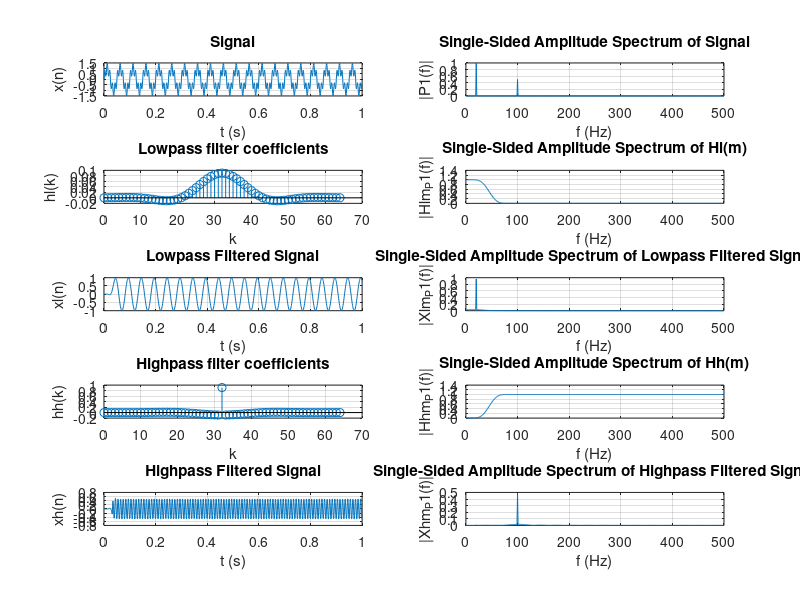

MATLAB code to generate this figure:
close all
clear

%-- common --
Fs = 1000;            % Sampling frequency                    
T = 1/Fs;             % Sampling period       
L = 1000;             % Length of signal
t = (0:L-1)*T;        % Time vector
f1 = 20;
f2 = 100;
fpass = 80;
fstop = 100;
nfir = 64;

%-- signal --
xn = sin(2*pi*f1*t) + 0.5*sin(2*pi*f2*t);

%-- signal fft --
f = Fs*(0:(L/2))/L;
Xm = fft(xn);
P2 = abs(Xm/L);
P1 = P2(1:L/2+1);
P1(2:end-1) = 2*P1(2:end-1);

%-- lowpass filter --
hl_f =   [0 (fpass/Fs) (fstop/Fs) 1];
hl_mag = [1 1          0          0];
hl_k = fir2(nfir,hl_f,hl_mag);

%-- lowpass filter fft --
Hlm = fft( [hl_k zeros(1, L - length(hl_k))] );
Hlm_P2 = abs(Hlm/1);    % don't divide because filter coefficients are already scaled ???
Hlm_P1 = Hlm_P2(1:L/2+1);
Hlm_P1(2:end-1) = Hlm_P1(2:end-1);

%-- lowpass filtered signal --
xln = filter(hl_k,1,xn);

%-- lowpass filtered signal fft --
Xlm = fft(xln);
Xlm_P2 = abs(Xlm/L);
Xlm_P1 = Xlm_P2(1:L/2+1);
Xlm_P1(2:end-1) = 2*Xlm_P1(2:end-1);

%-- highpass filter --
hh_f =   [0 (fpass/Fs) (fstop/Fs) 1];
hh_mag = [0 0          1          1];
hh_k = fir2(nfir,hh_f,hh_mag);

%-- highpass filter fft --
Hhm = fft( [hh_k zeros(1, L - length(hh_k))] );
Hhm_P2 = abs(Hhm/1);    % don't divide because filter coefficients are already scaled ???
Hhm_P1 = Hhm_P2(1:L/2+1);
Hhm_P1(2:end-1) = Hhm_P1(2:end-1);

%-- highpass filtered signal --
xhn = filter(hh_k,1,xn);

%-- highpass filtered signal fft --
Xhm = fft(xhn);
Xhm_P2 = abs(Xhm/L);
Xhm_P1 = Xhm_P2(1:L/2+1);
Xhm_P1(2:end-1) = 2*Xhm_P1(2:end-1);

%-- plots --
figure
subplot(5,2,1)
plot(t, xn)
grid on
title('Signal')
xlabel('t (s)')
ylabel('x(n)')

subplot(5,2,2)
plot(f,P1) 
grid on
title('Single-Sided Amplitude Spectrum of Signal')
xlabel('f (Hz)')
ylabel('|P1(f)|')

subplot(5,2,3)
stem((0:nfir), hl_k)
grid on
title('Lowpass filter coefficients')
xlabel('k')
ylabel('hl(k)')

subplot(5,2,4)
plot(f,Hlm_P1) 
grid on
title('Single-Sided Amplitude Spectrum of Hl(m)')
xlabel('f (Hz)')
ylabel('|Hlm_P1(f)|')

subplot(5,2,5)
plot(t, xln)
grid on
title('Lowpass Filtered Signal')
xlabel('t (s)')
ylabel('xl(n)')

subplot(5,2,6)
plot(f,Xlm_P1) 
grid on
title('Single-Sided Amplitude Spectrum of Lowpass Filtered Signal')
xlabel('f (Hz)')
ylabel('|Xlm_P1(f)|')

subplot(5,2,7)
stem((0:nfir), hh_k)
grid on
title('Highpass filter coefficients')
xlabel('k')
ylabel('hh(k)')

subplot(5,2,8)
plot(f,Hhm_P1) 
grid on
title('Single-Sided Amplitude Spectrum of Hh(m)')
xlabel('f (Hz)')
ylabel('|Hhm_P1(f)|')

subplot(5,2,9)
plot(t, xhn)
grid on
title('Highpass Filtered Signal')
xlabel('t (s)')
ylabel('xh(n)')

subplot(5,2,10)
plot(f,Xhm_P1) 
grid on
title('Single-Sided Amplitude Spectrum of Highpass Filtered Signal')
xlabel('f (Hz)')
ylabel('|Xhm_P1(f)|')
